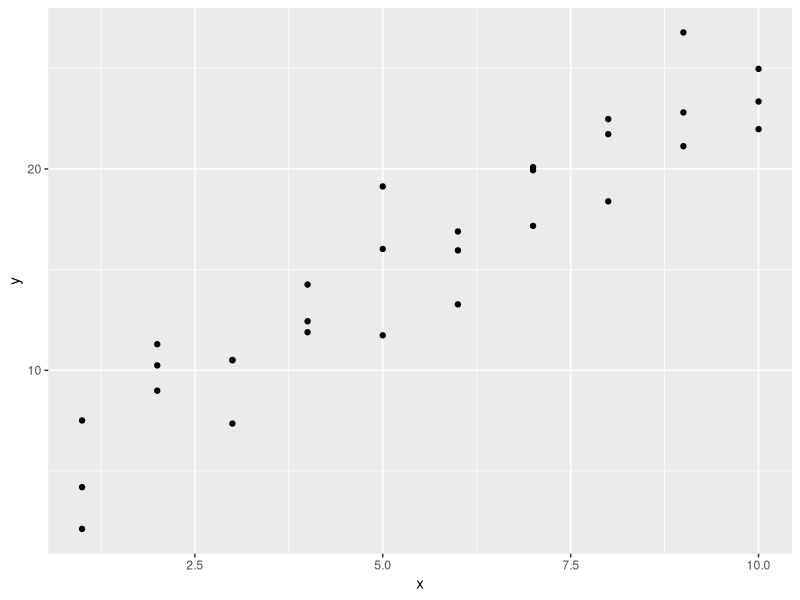
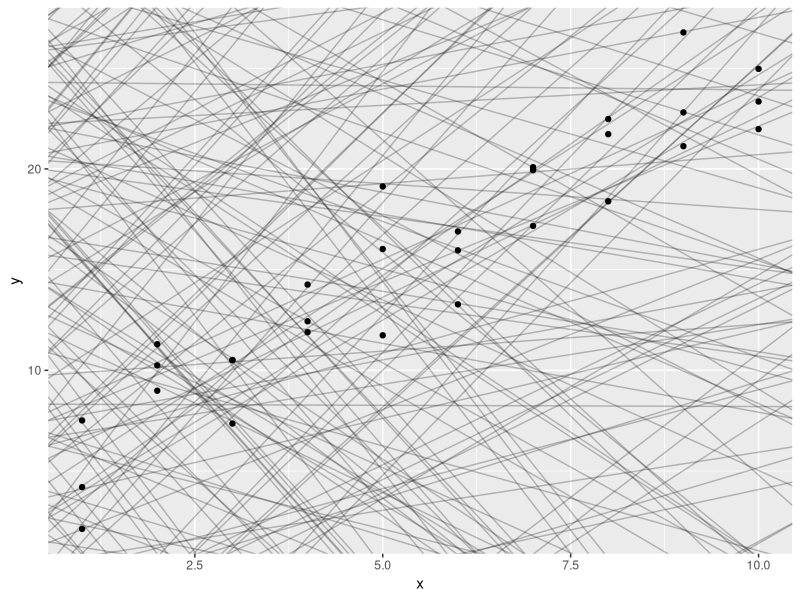
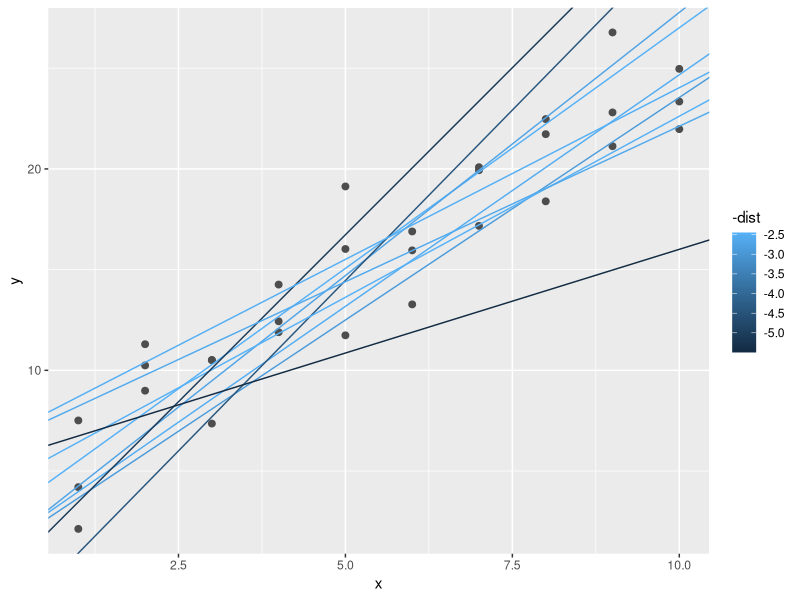
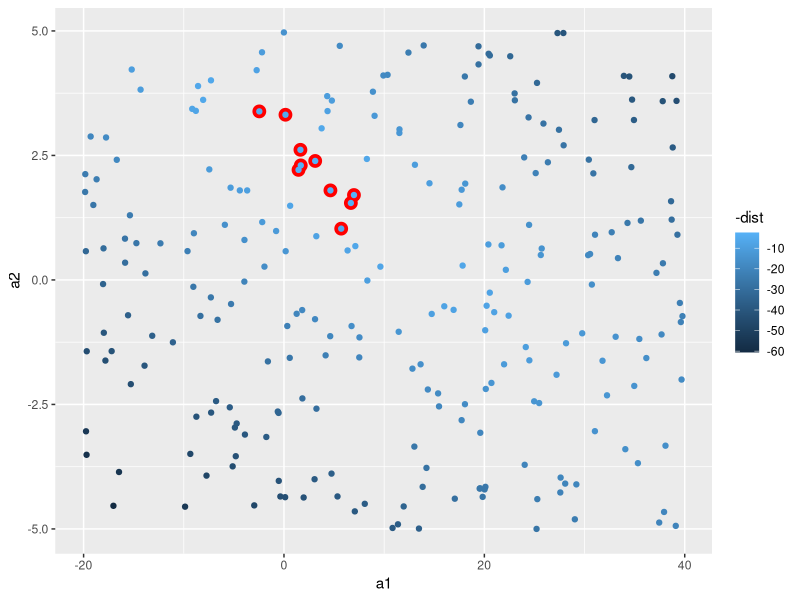
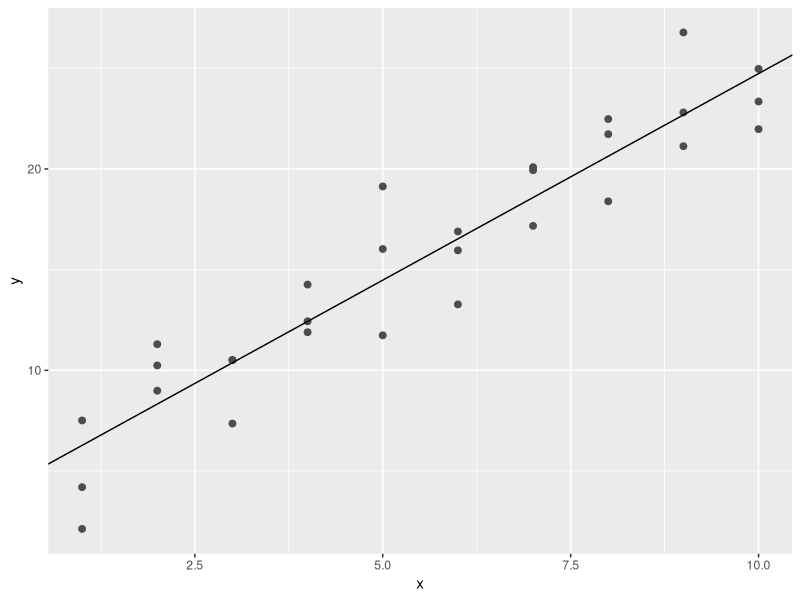
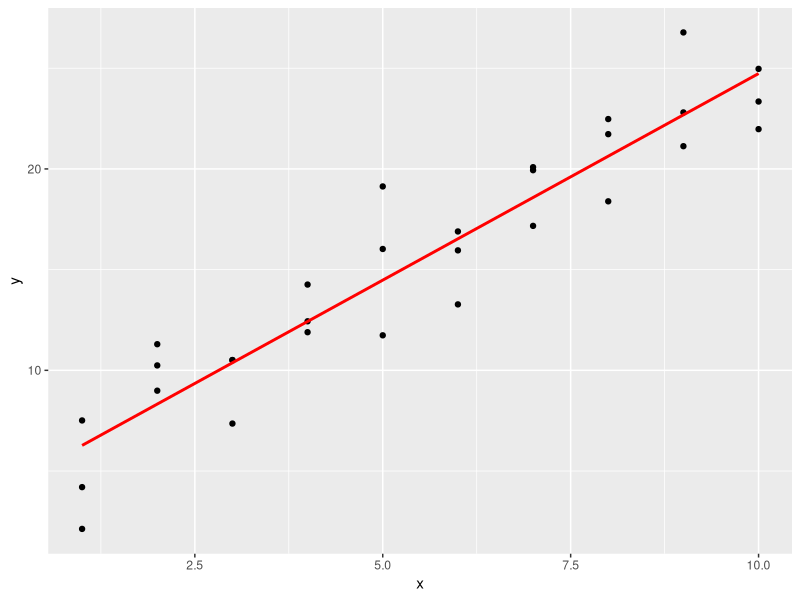
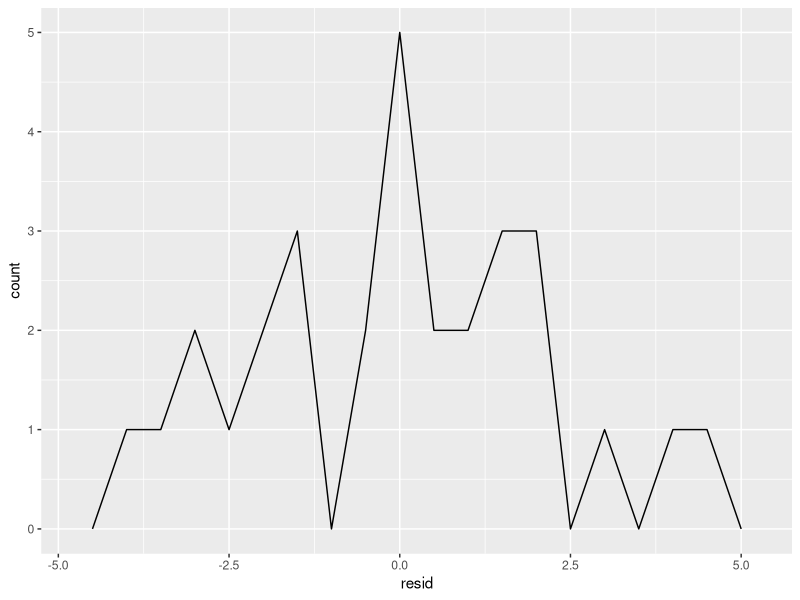
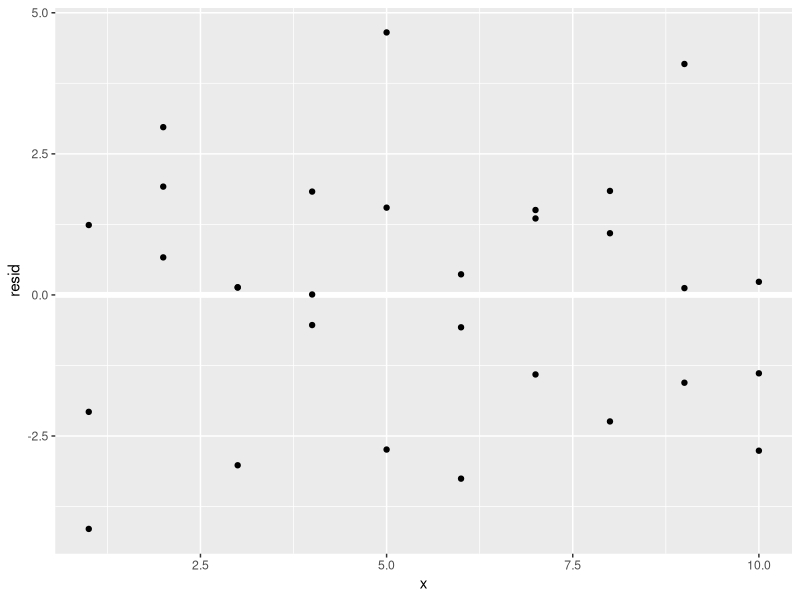

The R script that drew these images, in order:
## ---- chunk 1
knitr::opts_chunk$set(echo = TRUE)
## ---- chunk 2
library(tidyverse)
library(modelr)
options(na.action = na.warn)
## ---- chunk 3
ggplot(sim1, aes(x, y)) + geom_point()
## ---- chunk 4
models <- tibble(a1 = runif(250, -20, 40), a2 = runif(250, -5, 5))
ggplot(sim1, aes(x, y)) +
  geom_abline(aes(intercept = a1, slope = a2), data = models, alpha = 1/4) +
  geom_point()
## ---- chunk 5
model1 <- function(a, data) {
  a[1] + data$x * a[2]
}
model1(c(7, 1.5), sim1)
## ---- chunk 6
## RMSE
measure_distance <- function(mod, data) {
  diff <- data$y - model1(mod, data)
  sqrt(mean(diff ^2))
}
measure_distance(c(7, 1.5), sim1) 
## ---- chunk 7
sim1_dist <- function(a1, a2) {
  measure_distance(c(a1, a2), sim1)
}
models <- models %>% mutate(dist = purrr::map2_dbl(a1, a2, sim1_dist))
models
## ---- chunk 8
ggplot(sim1, aes(x, y)) + geom_point(size = 2, color = "grey30") +
  geom_abline(
    data = filter(models, rank(dist) <= 10),
    aes(intercept = a1, slope = a2, color = -dist)
  )
## ---- chunk 9
ggplot(models, aes(a1, a2)) +
  geom_point(data = filter(models, rank(dist) <= 10), size = 4, color = "red") +
  geom_point(aes(color = -dist))
## ---- chunk 10
best <- optim(c(0, 0), measure_distance, data = sim1)
best$par
ggplot(sim1, aes(x, y)) +
  geom_point(size = 2, color = "gray30") +
  geom_abline(intercept = best$par[1], slope = best$par[2])
## ---- chunk 11
sim1_mod <- lm(y ~ x, data = sim1)
coef(sim1_mod)
## ---- chunk 12
grid <- sim1 %>% data_grid(x)
grid
## ---- chunk 13
# Remember
sim1 
## ---- chunk 14
# sim1_mod <- lm(y~x, data = sim1)
grid <- grid %>% 
  add_predictions(sim1_mod)
grid
## ---- chunk 15
ggplot(sim1, aes(x)) +
  geom_point(aes(y = y)) +
  geom_line(aes(y = pred), data = grid, color = "red", size = 1)
## ---- chunk 16
sim1 <- sim1 %>%
  add_predictions(sim1_mod) %>%  #Remember
  add_residuals(sim1_mod)
sim1
## ---- chunk 17
ggplot(sim1, aes(resid)) +
  geom_freqpoly(binwidth = 0.5)
## ---- chunk 18
ggplot(sim1, aes(x, resid)) +
  geom_ref_line(h = 0) +
  geom_point()
## ---- chunk 19
df <- tribble(
  ~sex, ~response,
  "male", 1,
  "female", 2,
  "male", 1
)
model_matrix(df, response ~ sex)
## ---- chunk 20
sim2
mod2 <- lm(y ~ x, data = sim2)
grid <- sim2 %>%
  data_grid(x) %>%
  add_predictions(mod2)
grid
## ---- chunk 21
ggplot(sim2, aes(x)) +
  geom_point(aes(y = y)) +
  geom_point(data = grid, aes(y = pred), color = "red", size = 4)
## ---- chunk 22
ggplot(sim3, aes(x1, y)) +
  geom_point(aes(color = x2))
## ---- chunk 23
mod1 <- lm(y ~ x1 + x2, data = sim3) #交互作用無しの回帰分析
mod2 <- lm(y ~ x1 * x2, data = sim3) #交互作用有りの回帰分析
grid <- sim3 %>% 
  data_grid(x1, x2) %>% 
  gather_predictions(mod1, mod2)
grid
## ---- chunk 24
ggplot(sim3, aes(x1, y, color = x2)) +
  geom_point() +
  geom_line(data = grid, aes(y = pred)) +
  facet_wrap(~ model)
## ---- chunk 25
sim3 %>% 
  gather_residuals(mod1, mod2) %>% 
  ggplot(aes(x1, resid, color = x2)) +
  geom_point() +
  facet_grid(model ~ x2)
## ---- chunk 26
sim4
ggplot(sim4, aes(x1, x2)) +
  geom_tile(aes(fill = y))
## ---- chunk 27
mod1 <- lm(y ~ x1 + x2, data = sim4) #交互作用なし
mod2 <- lm(y ~ x1 * x2, data = sim4) #交互作用あり
grid <- sim4 %>% 
  data_grid( x1 = seq_range(x1, 5), x2 = seq_range(x2, 5) ) %>% 
  gather_predictions(mod1, mod2)
grid
## ---- chunk 28
ggplot(grid, aes(x1, pred)) +
  geom_line(aes(color = x2, group = x2)) + 
  facet_wrap(~ model)
ggplot(grid, aes(x2, pred)) +
  geom_line(aes(color = x1, group = x1)) +
   facet_wrap(~ model)
## ---- chunk 29
sim4 <- gather_residuals(sim4, mod1, mod2) 
ggplot(sim4, aes(x = resid))  +
  geom_freqpoly(aes(color = model))
ggplot(sim4, aes(x1, x2))  +
  geom_tile(aes(fill = resid)) +
  facet_wrap(~model)
## ---- chunk 30
summary(mod2)
## ---- chunk 31
I(y) ~ I(x)
